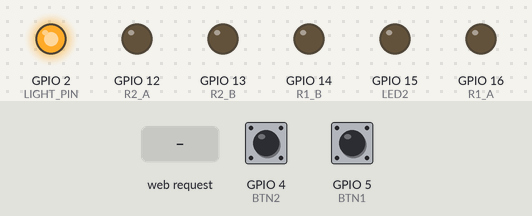
Bench run of a program on a simulated ESP8266 (NodeMCU). On the bench: output pins drawn as LEDs (lit = HIGH). The inputs (shaded band) are chosen by the test bench; at power-on: GPIO 4 (BTN2) HIGH, GPIO 5 (BTN1) HIGH. WiFi joins after 1.5 s; servers stay silent unless stated; what the program prints to the serial monitor is not drawn.

Above: at 2.7 s.
2.8 s: GPIO 4 (BTN2) pulled LOW for 0.15 s
At 4.0 s:
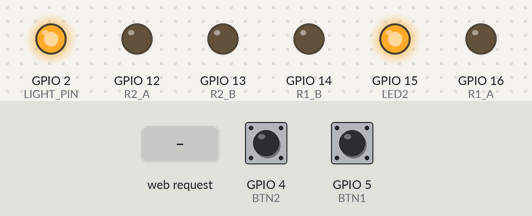
4.4 s: GPIO 5 (BTN1) pulled LOW for 0.15 s
At 5.2 s:
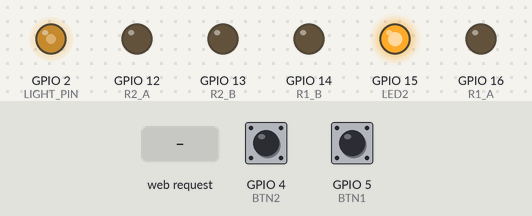
6.0 s: HTTP request GET /api/r1 received
At 7.2 s:
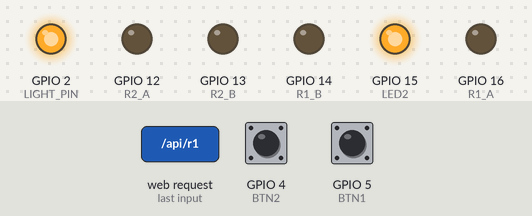
7.5 s: HTTP request GET /api/r2 received
At 8.4 s:
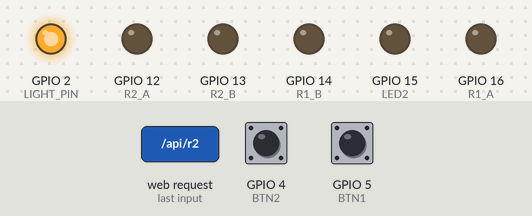
9.0 s: GPIO 4 (BTN2) pulled LOW for 1 s
At 9.9 s:
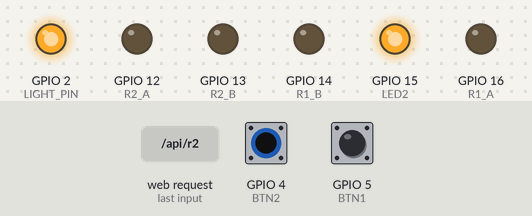
11.5 s: GPIO 5 (BTN1) pulled LOW for 1 s
At 13.0 s:
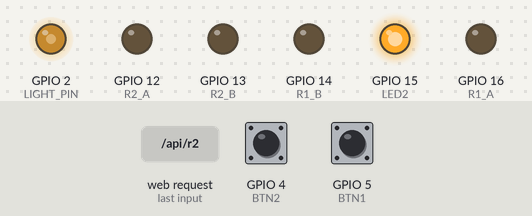
Timing chart, 0 to 14.5 s (numbered marks = the images above; inputs shaded):
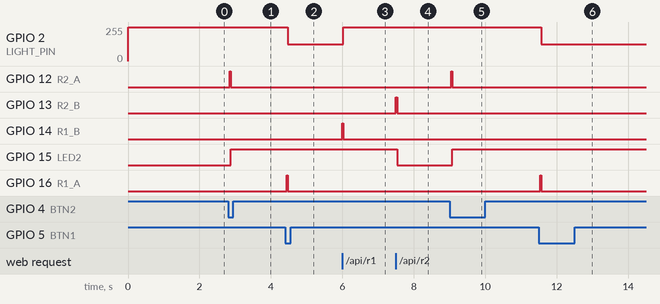

The program:

main.cpp
```cpp
#include <Arduino.h>
#include <ESP8266WiFi.h>
#include <ESP8266WebServer.h>
#include <ESP8266mDNS.h>

/* ================== WiFi 配置 ================== */
const char* WIFI_SSID = "/";      // ← 改成你的 WiFi
const char* WIFI_PASS = "/";      // ← 改成你的密码

/* ================== 引脚映射（ESP-12F） ================== */
// 两个磁保持继电器（L9110S，互反脉冲）
const uint8_t R1_A = 16;
const uint8_t R1_B = 14;
const uint8_t R2_A = 12;
const uint8_t R2_B = 13;

// 两个按钮（到 GND，内部上拉）
const uint8_t BTN1 = 5;
const uint8_t BTN2 = 4;

// LED2：GPIO15 → 电阻 → LED → GND（高电平点亮）
const uint8_t LED2 = 15;

// “灯光”PWM 输出（默认复用 GPIO2 / LED1），低电平点亮
const uint8_t LIGHT_PIN        = 2;     // GPIO2
const bool    LIGHT_ACTIVE_LOW = true;  // 低电平点亮（GPIO2 常见接法）

/* ================== 参数 ================== */
const uint16_t PULSE_MS    = 30;   // 磁保持继电器脉冲宽度 20~50ms
const uint16_t DEBOUNCE_MS = 40;   // 按钮去抖

// 灯光参数（亮度/闪烁只在 relay1On=ON 时生效）
uint8_t  lightPct   = 50;     // 0~100 %
bool     blinkEn    = false;  // 闪烁开关
float    blinkHz    = 1.0f;   // 闪烁频率 Hz
uint32_t blinkNext  = 0;      // 下次相位切换时间
bool     blinkPhase = true;   // 当前相位

ESP8266WebServer server(80);
volatile bool relay1On = false, relay2On = false;

/* 最近动作（网页提示用） */
String   lastAct    = "BOOT";
uint32_t lastActSeq = 0;

/* 按钮去抖结构体 */
struct Btn {
  uint8_t pin;
  bool lastStable = true;   // INPUT_PULLUP：未按=HIGH
  bool lastRead   = true;
  uint32_t lastChg = 0;
} btn1{BTN1}, btn2{BTN2};

/* -------------- 继电器互反脉冲 -------------- */
void driveRelay(uint8_t A, uint8_t B, bool on) {
  if (on) {
    digitalWrite(A, HIGH);
    digitalWrite(B, LOW);
    delay(PULSE_MS);
    digitalWrite(A, LOW);
  } else {
    digitalWrite(A, LOW);
    digitalWrite(B, HIGH);
    delay(PULSE_MS);
    digitalWrite(B, LOW);
  }
}

/* -------------- 灯光 PWM -------------- */
inline uint16_t pctToPwm(uint8_t pct){
  uint16_t v = map(constrain(pct,0,100), 0,100, 0,1023);
  if (LIGHT_ACTIVE_LOW) v = 1023 - v; // 低电平点亮 → 反相
  return v;
}
void lightOutput(uint8_t pct){
  analogWrite(LIGHT_PIN, pctToPwm(pct));
}

/* “总控逻辑”：灯光仅在 relay1On==true 时输出，OFF 时强制 0% */
void applyLightByMode(){
  if (!relay1On) { lightOutput(0); return; }
  if (!blinkEn)  { lightOutput(lightPct); return; }
  // 闪烁：50% 占空比
  uint32_t now = millis();
  uint32_t halfPeriod = (uint32_t)((blinkHz > 0.01f) ? (500.0f / blinkHz) : 500);
  if(now >= blinkNext){
    blinkPhase = !blinkPhase;
    blinkNext = now + halfPeriod;
  }
  lightOutput(blinkPhase ? lightPct : 0);
}

/* -------------- LED2 跟继电器2（高=亮，低=灭） -------------- */
void updateLED2() {
  digitalWrite(LED2, relay2On ? HIGH : LOW);
}

/* -------------- 网页 UI -------------- */
String htmlPage() {
  String s = R"====(
<!doctype html><html><head><meta name="viewport" content="width=device-width,initial-scale=1">
<title>ESP8266 Relay + Light</title>
<style>
body{font-family:system-ui;margin:20px}
.card{max-width:620px;margin:auto;border:1px solid #ddd;border-radius:12px;padding:16px;box-shadow:0 2px 8px #0001}
.row{display:flex;gap:12px;margin:10px 0;align-items:center}
.btn{flex:1;padding:12px;border:0;border-radius:10px;background:#007aff;color:#fff;font-size:16px}
.btn.off{background:#ff3b30}
.small{color:#666;font-size:12px}
.tag{padding:2px 8px;border-radius:999px;background:#eee;margin-left:6px}
.on{background:#0a0;color:#fff;padding:2px 8px;border-radius:8px}
.off{background:#a00;color:#fff;padding:2px 8px;border-radius:8px}
label{min-width:76px}
input[type=range]{flex:1}
input[type=number]{width:90px;padding:6px 8px}
.switch{display:flex;align-items:center;gap:8px}
</style></head><body>
<div class="card">
  <h1>继电器与灯光控制 <span id="ip" class="tag"></span></h1>
  <div class="small">最近动作：<span id="act">-</span></div>
  <div id="st" class="small">加载中…</div>

  <h3>继电器</h3>
  <div class="row">
    <button class="btn" onclick="cmd('r1',1)">继电器1 ON</button>
    <button class="btn off" onclick="cmd('r1',0)">继电器1 OFF</button>
  </div>
  <div class="row">
    <button class="btn" onclick="cmd('r2',1)">继电器2 ON</button>
    <button class="btn off" onclick="cmd('r2',0)">继电器2 OFF</button>
  </div>
  <div class="row">
    <button class="btn" onclick="fetch('/api/toggle?id=1').then(u)">切换1</button>
    <button class="btn" onclick="fetch('/api/toggle?id=2').then(u)">切换2</button>
  </div>

  <h3>灯光（仅在“继电器1=ON”时生效）</h3>
  <div class="row">
    <label>亮度</label>
    <input id="sl" type="range" min="0" max="100" step="1" oninput="setLight(this.value)">
    <span id="slv" class="tag">0%</span>
  </div>
  <div class="row">
    <div class="switch">
      <input id="blink" type="checkbox" onchange="setBlink()">
      <label for="blink">闪烁</label>
    </div>
    <label>频率(Hz)</label>
    <input id="hz" type="number" min="0.1" max="20" step="0.1" value="1.0" onchange="setBlink()" oninput="setBlink()">
  </div>
</div>

<script>
let lastSeq=-1, lockUI=false;
function paint(j){
  st.innerHTML='继电器1: ' + (j.r1?'<span class="on">ON</span>':'<span class="off">OFF</span>')
             + '　继电器2: ' + (j.r2?'<span class="on">ON</span>':'<span class="off">OFF</span>')
             + '　灯光: ' + (j.r1 ? (j.blink?('<span class="on">闪</span>@'+j.hz.toFixed(1)+'Hz'):(j.lp+'%')) : '<span class="off">OFF</span>');
  if(j.seq!==lastSeq){
    lastSeq=j.seq;
    act.innerText=j.act+' @ '+new Date().toLocaleTimeString();
  }
  if(!lockUI){
    document.getElementById('sl').value = j.lp;
    document.getElementById('slv').innerText = j.lp + '%';
    document.getElementById('blink').checked = j.blink;
    document.getElementById('hz').value = j.hz.toFixed(1);
  }
}
function u(){fetch('/api/state').then(r=>r.json()).then(paint);}
function cmd(id,on){fetch('/api/'+id+'?on='+on).then(u);}

let sl = document.getElementById('sl');
sl.addEventListener('mousedown',()=>lockUI=true);
sl.addEventListener('touchstart',()=>lockUI=true);
sl.addEventListener('mouseup',()=>{lockUI=false;});
sl.addEventListener('touchend',()=>{lockUI=false;});
function setLight(v){
  document.getElementById('slv').innerText = v + '%';
  fetch('/api/light?pct='+v).then(u);
}
function setBlink(){
  let en = document.getElementById('blink').checked ? 1 : 0;
  let hz = parseFloat(document.getElementById('hz').value||"1.0");
  if(!isFinite(hz) || hz<=0) hz=1.0;
  fetch('/api/blink?ena='+en+'&hz='+hz).then(u);
}
window.onload=()=>{
  u(); fetch('/api/ip').then(r=>r.text()).then(t=>ip.innerText=t);
  setInterval(u, 500);
}
</script>
</body></html>
)====";
  return s;
}

/* -------------- Web API -------------- */
void handleState(){
  String j = String("{\"r1\":")+(relay1On?"true":"false")
           +",\"r2\":"+(relay2On?"true":"false")
           +",\"lp\":"+String(lightPct)
           +",\"blink\":"+(blinkEn?"true":"false")
           +",\"hz\":"+String(blinkHz,1)
           +",\"act\":\""+lastAct+"\""
           +",\"seq\":"+String(lastActSeq)+"}";
  server.send(200,"application/json",j);
}
void handleIp(){ server.send(200,"text/plain",WiFi.localIP().toString()); }

void setRelay(uint8_t id,bool on,const char* src){
  if(id==1 && relay1On!=on){
    relay1On=on;
    driveRelay(R1_A,R1_B,on);
    updateLED2();                 // 注意：这里只让 LED2 跟随继电器2 的状态，但调用没问题
    blinkNext = millis();         // 重置闪烁时间基
    lastAct = String(src)+" R1 "+(on?"ON":"OFF");
    lastActSeq++;
  }
  if(id==2 && relay2On!=on){
    relay2On=on;
    driveRelay(R2_A,R2_B,on);
    updateLED2();
    lastAct = String(src)+" R2 "+(on?"ON":"OFF");
    lastActSeq++;
  }
}
void handleToggle(){
  uint8_t id = server.hasArg("id") ? server.arg("id").toInt() : 0;
  if(id==1) setRelay(1,!relay1On,"WEB");
  if(id==2) setRelay(2,!relay2On,"WEB");
  handleState(); // ← 返回响应，防止前端等待导致重复触发
}
void handleLight(){
  if(server.hasArg("pct")){
    int v = constrain(server.arg("pct").toInt(),0,100);
    lightPct = (uint8_t)v;
    lastAct = String("WEB LIGHT ")+String(lightPct)+"%";
    lastActSeq++;
    // 若继电器1=ON且非闪烁，立即体现
    if(relay1On && !blinkEn) lightOutput(lightPct);
  }
  handleState();
}
void handleBlink(){
  if(server.hasArg("ena")) blinkEn = (server.arg("ena")=="1");
  if(server.hasArg("hz")){
    float hz = server.arg("hz").toFloat();
    if(!isnan(hz) && hz>0.05f && hz<50.0f) blinkHz = hz;
  }
  blinkPhase = true;         // 重置相位
  blinkNext  = millis();
  lastAct = String("WEB BLINK ")+(blinkEn?("ON @ "+String(blinkHz,1)+"Hz"):"OFF");
  lastActSeq++;
  handleState();
}

/* -------------- 按钮扫描 -------------- */
void scanBtn(Btn &b, bool &toggleFlag){
  bool v = digitalRead(b.pin);
  if(v!=b.lastRead){
    b.lastRead=v;
    b.lastChg=millis();
  }
  if(millis()-b.lastChg>DEBOUNCE_MS){
    if(v!=b.lastStable){
      b.lastStable=v;
      if(v==LOW) toggleFlag=true;
    }
  }
}

/* -------------- setup -------------- */
void setup() {
  Serial.begin(115200);
  Serial.println("\nBooting...");

  // 继电器输出脚
  pinMode(R1_A,OUTPUT); pinMode(R1_B,OUTPUT);
  pinMode(R2_A,OUTPUT); pinMode(R2_B,OUTPUT);
  digitalWrite(R1_A,LOW); digitalWrite(R1_B,LOW);
  digitalWrite(R2_A,LOW); digitalWrite(R2_B,LOW);

  // 按钮上拉
  pinMode(BTN1,INPUT_PULLUP);
  pinMode(BTN2,INPUT_PULLUP);

  // LED2（高电平点亮；且 GPIO15 上电需为 LOW → 默认拉低更安全）
  pinMode(LED2,OUTPUT);
  digitalWrite(LED2, LOW);   // 默认灭、且满足启动要求

  // 灯光 PWM 初始化（GPIO2）
  pinMode(LIGHT_PIN, OUTPUT);
  analogWriteRange(1023);
  analogWriteFreq(1000);      // 1kHz
  lightOutput(0);             // 上电默认灭（等继电器1=ON 后再输出）

  // 不再从 EEPROM 恢复，默认继电器全 OFF、LED2 随之 OFF
  relay1On = false;
  relay2On = false;
  updateLED2();

  // WiFi & mDNS
  WiFi.mode(WIFI_STA);
  WiFi.begin(WIFI_SSID,WIFI_PASS);
  Serial.printf("Connecting to %s ...\n", WIFI_SSID);
  uint32_t t0 = millis();
  while(WiFi.status()!=WL_CONNECTED && millis()-t0<15000){
    delay(300);
    Serial.print(".");
  }
  Serial.println();
  if (WiFi.status()==WL_CONNECTED) {
    Serial.printf("WiFi OK, IP: %s\n", WiFi.localIP().toString().c_str());
    if(MDNS.begin("relay")) Serial.println("mDNS started: relay.local");
  } else {
    Serial.println("WiFi failed.");
  }

  // 路由
  server.on("/", [](){ server.send(200,"text/html; charset=utf-8",htmlPage()); });
  server.on("/api/state", handleState);
  server.on("/api/ip",    handleIp);
  server.on("/api/r1",    [](){
    bool on = server.hasArg("on") && server.arg("on")=="1";
    setRelay(1, on, "WEB");
    handleState();
  });
  server.on("/api/r2",    [](){
    bool on = server.hasArg("on") && server.arg("on")=="1";
    setRelay(2, on, "WEB");
    handleState();
  });
  server.on("/api/toggle",handleToggle);
  server.on("/api/light", handleLight);
  server.on("/api/blink", handleBlink);
  server.begin();

  Serial.println("HTTP server started");
}

/* -------------- loop -------------- */
void loop() {
  server.handleClient();
  MDNS.update();

  // 灯光输出遵循“继电器1总控”
  applyLightByMode();

  // 扫描按钮
  bool t1=false,t2=false;
  scanBtn(btn1,t1);
  scanBtn(btn2,t2);
  if(t1){ setRelay(1, !relay1On, "BTN1"); }
  if(t2){ setRelay(2, !relay2On, "BTN2"); }
}
```

Measured:
- after the input at 2.8 s, GPIO 12 (R2_A): LOW → HIGH at once, → LOW 0.03 s later; GPIO 15 (LED2): LOW → HIGH after 0.07 s
- after the input at 4.4 s, GPIO 2 (LIGHT_PIN): 255/255 → 127/255 after 0.07 s; GPIO 16 (R1_A): LOW → HIGH at once, → LOW 0.03 s later
- after the input at 6.0 s, GPIO 2 (LIGHT_PIN): 127/255 → 255/255 at once; GPIO 14 (R1_B): LOW → HIGH at once, → LOW 0.03 s later
- after the input at 7.5 s, GPIO 13 (R2_B): LOW → HIGH at once, → LOW 0.03 s later; GPIO 15 (LED2): HIGH → LOW at once
- after the input at 9.0 s, GPIO 12 (R2_A): LOW → HIGH at once, → LOW 0.03 s later; GPIO 15 (LED2): LOW → HIGH after 0.07 s
- after the input at 11.5 s, GPIO 2 (LIGHT_PIN): 255/255 → 127/255 after 0.07 s; GPIO 16 (R1_A): LOW → HIGH at once, → LOW 0.03 s later
